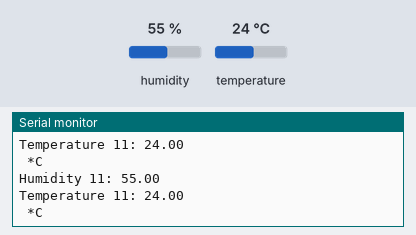
Recording of a sketch running on a simulated Arduino Uno, built with avr-gcc and run on an emulated ATmega328P. On the bench: the last lines printed to the serial monitor. Inputs (shaded band) come from the test bench; at power-on: humidity 55 %, temperature 24 °C.

Above: at 2.8 s.
2.9 s: humidity set to 22 %
At 5.5 s:
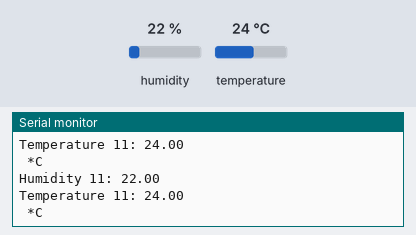
5.6 s: temperature set to 12 °C
At 7.5 s:
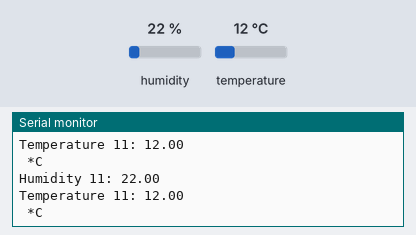
8.3 s: humidity set to 40 %
At 11.0 s:
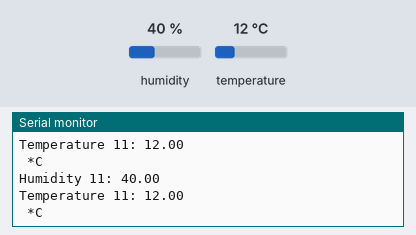
Timing chart, 0 to 12.5 s (numbered marks = the images above; inputs shaded):
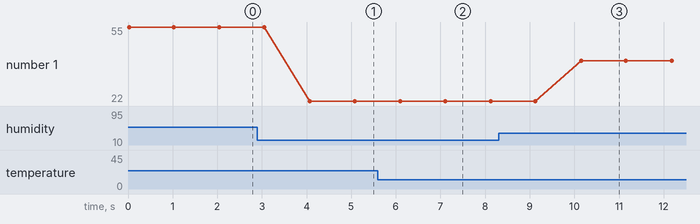

Measured:
- after the input at 2.9 s, the serial monitor: prints a new line after 1.2 s (image 1)
- after the input at 5.6 s, the serial monitor: prints a new line after 0.50 s (image 2)
- after the input at 8.3 s, the serial monitor: prints a new line after 1.9 s (image 3)
- plotted number 1: 55 → 22 after the input at 2.9 s, 22 → 40 after the input at 8.3 s

The sketch:

4.Humidity_sensor_used_value_get.ino
```cpp
/*
 * TamilZorous info tech
*/
#include "DHT.h"
#define DHT11PIN 5 //D1 input
#define DHT11TYPE DHT11
DHT dht11(DHT11PIN, DHT11TYPE);
void setupAP(void);
void setup() {
  Serial.begin(115200);                                  //Serial connection
  dht11.begin();
}
void loop() {
  float h11 = dht11.readHumidity();
  float t11 = dht11.readTemperature();
if (isnan(t11) || isnan(h11)) {
    Serial.println("Failed to read from DHT #1");
  } else {
    Serial.print("Humidity 11: ");
    Serial.println(h11);
    //Serial.print(" %\t");
    Serial.print("Temperature 11: ");
    Serial.println(t11);
    Serial.println(" *C");
  }
  delay(1000);
}
```
